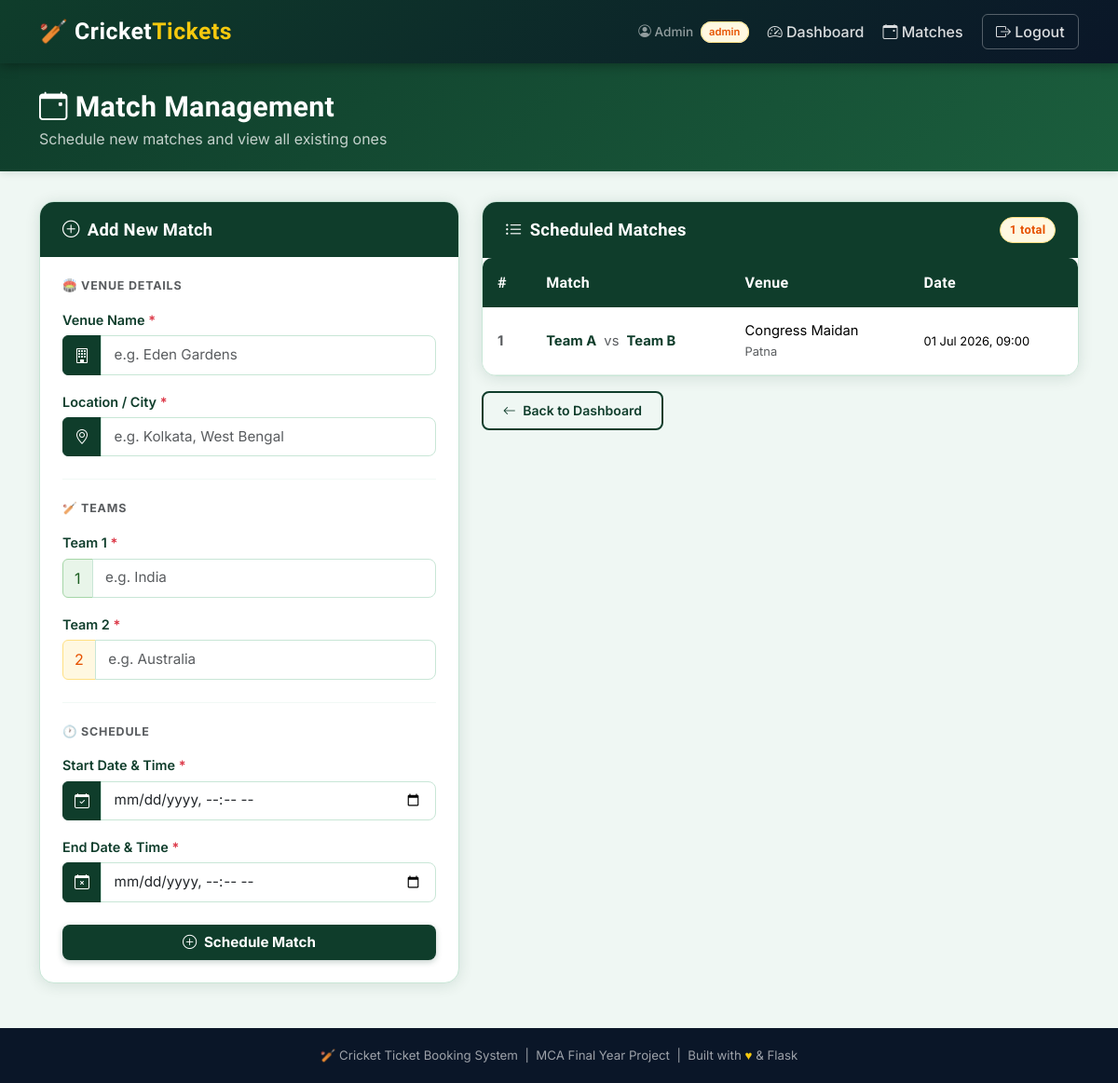
Screenshot of /matches (signed in) with the database file from the repository.
### models.py (models this page shows)
class User(UserMixin, db.Model):
    __tablename__ = "users"
    id = db.Column(db.Integer, primary_key=True)
    user_type = db.Column(db.String(20), nullable=False)  # audience/admin/verifystaff
    name = db.Column(db.String(100), nullable=False)
    email = db.Column(db.String(120), unique=True, nullable=False)
    mobile = db.Column(db.String(15), nullable=False)
    password_sha = db.Column(db.String(255), nullable=False)
    created_at = db.Column(db.DateTime, default=datetime.utcnow)

class Match(db.Model):
    __tablename__ = "matches"
    id = db.Column(db.Integer, primary_key=True)
    venue_id = db.Column(
        db.Integer,
        db.ForeignKey("venues.id"),
        nullable=False
    )
    team1_id = db.Column(
        db.Integer,
        db.ForeignKey("teams.id"),
        nullable=False
    )
    team2_id = db.Column(
        db.Integer,
        db.ForeignKey("teams.id"),
        nullable=False
    )
    start_time = db.Column(db.DateTime, nullable=False)
    end_time = db.Column(db.DateTime, nullable=False)
    booking_enabled = db.Column(db.Boolean, default=True)
    verification_enabled = db.Column(db.Boolean, default=True)
    venue = db.relationship("Venue")
    team1 = db.relationship("Team", foreign_keys=[team1_id])
    team2 = db.relationship("Team", foreign_keys=[team2_id])
    match_status = db.Column(
    db.String(20),
    default="UPCOMING"
    )

class Team(db.Model):
    __tablename__ = "teams"
    id = db.Column(db.Integer, primary_key=True)
    team_name = db.Column(db.String(100), nullable=False)

class Venue(db.Model):
    __tablename__ = "venues"
    id = db.Column(db.Integer, primary_key=True)
    venue_name = db.Column(db.String(100), nullable=False)
    location = db.Column(db.String(255), nullable=False)

### routes/admin.py (the view, shortened to what this page needs)
@admin_bp.route("/matches", methods=["GET", "POST"])
@login_required
def matches():
    if current_user.user_type != "admin":
        flash("Admin access required.")
        return redirect(url_for("auth.login"))
    matches = Match.query.order_by(Match.id.desc()).all()
    return render_template("matches.html", matches=matches)

### app.py (called while the page is built)
@login_manager.user_loader
def load_user(user_id):
    return db.session.get(User, int(user_id))

### templates/matches.html (shortened to what this page needs)
{% extends 'base.html' %}
{% block content %}
<div class="page-header">
  <div class="container">
    <h2><i class="bi bi-calendar-event me-2"></i>Match Management</h2>
    <p>Schedule new matches and view all existing ones</p>
  </div>
</div>
<div class="container pb-5">
  <div class="row g-4">
    <div class="col-lg-5">
      <div class="cb-card">
        <div class="cb-card-header">
          <i class="bi bi-plus-circle me-2"></i>Add New Match
        </div>
        <div class="cb-card-body">
          <form id="matchForm" method="POST" novalidate>
            <h6 class="text-muted text-uppercase fw-bold mb-3" style="font-size:.78rem;letter-spacing:.8px;">
              🏟️ Venue Details
            </h6>
            <div class="mb-3">
              <label class="form-label" for="venue_name">Venue Name <span class="text-danger">*</span></label>
              <div class="input-group">
                <span class="input-group-text"><i class="bi bi-building"></i></span>
                <input type="text" id="venue_name" name="venue_name"
                       class="form-control" placeholder="e.g. Eden Gardens"
                       minlength="3" maxlength="100" required>
              </div>
            </div>
            <div class="mb-3">
              <label class="form-label" for="location">Location / City <span class="text-danger">*</span></label>
              <div class="input-group">
                <span class="input-group-text"><i class="bi bi-geo-alt"></i></span>
                <input type="text" id="location" name="location"
                       class="form-control" placeholder="e.g. Kolkata, West Bengal"
                       minlength="3" maxlength="255" required>
              </div>
            </div>
            <hr class="divider">
            <h6 class="text-muted text-uppercase fw-bold mb-3" style="font-size:.78rem;letter-spacing:.8px;">
              🏏 Teams
            </h6>
            <div class="mb-3">
              <label class="form-label" for="team1">Team 1 <span class="text-danger">*</span></label>
              <div class="input-group">
                <span class="input-group-text" style="background:#e8f5e9;color:#1b5e20;border-color:#a5d6a7;">1</span>
                <input type="text" id="team1" name="team1"
                       class="form-control" placeholder="e.g. India"
                       minlength="2" maxlength="100" required>
              </div>
            </div>
            <div class="mb-3">
              <label class="form-label" for="team2">Team 2 <span class="text-danger">*</span></label>
              <div class="input-group">
                <span class="input-group-text" style="background:#fff8e1;color:#e65100;border-color:#ffe082;">2</span>
                <input type="text" id="team2" name="team2"
                       class="form-control" placeholder="e.g. Australia"
                       minlength="2" maxlength="100" required>
              </div>
            </div>
            <hr class="divider">
            <h6 class="text-muted text-uppercase fw-bold mb-3" style="font-size:.78rem;letter-spacing:.8px;">
              🕐 Schedule
            </h6>
            <div class="mb-3">
              <label class="form-label" for="start_time">Start Date & Time <span class="text-danger">*</span></label>
              <div class="input-group">
                <span class="input-group-text"><i class="bi bi-calendar-check"></i></span>
                <input type="datetime-local" id="start_time" name="start_time"
                       class="form-control" required>
              </div>
            </div>
            <div class="mb-4">
              <label class="form-label" for="end_time">End Date & Time <span class="text-danger">*</span></label>
              <div class="input-group">
                <span class="input-group-text"><i class="bi bi-calendar-x"></i></span>
                <input type="datetime-local" id="end_time" name="end_time"
                       class="form-control" required>
              </div>
            </div>
            <div class="d-grid">
              <button type="submit" class="btn btn-cricket py-2 fw-bold">
                <i class="bi bi-plus-circle me-1"></i> Schedule Match
              </button>
            </div>
          </form>
        </div>
      </div>
    </div>
    <div class="col-lg-7">
      <div class="cb-card">
        <div class="cb-card-header d-flex justify-content-between align-items-center">
          <span><i class="bi bi-list-ul me-2"></i>Scheduled Matches</span>
          <span class="cb-badge badge-upcoming">{{ matches|length }} total</span>
        </div>
        <div class="cb-card-body p-0">
          {% if matches %}
          <div class="table-responsive">
            <table class="table cb-table mb-0">
              <thead>
                <tr>
                  <th>#</th>
                  <th>Match</th>
                  <th>Venue</th>
                  <th>Date</th>
                </tr>
              </thead>
              <tbody>
                {% for m in matches %}
                <tr>
                  <td class="fw-bold text-muted">{{ m.id }}</td>
                  <td>
                    <span class="fw-bold text-cricket">{{ m.team1.team_name }}</span>
                    <span class="text-muted mx-1">vs</span>
                    <span class="fw-bold text-cricket">{{ m.team2.team_name }}</span>
                  </td>
                  <td>
                    {{ m.venue.venue_name }}<br>
                    <small class="text-muted">{{ m.venue.location }}</small>
                  </td>
                  <td>
                    <small>{{ m.start_time.strftime('%d %b %Y, %H:%M') if m.start_time else '—' }}</small>
                  </td>
                </tr>
                {% endfor %}
              </tbody>
            </table>
          </div>
          {% else %}
          <div class="text-center py-5 text-muted">
            <i class="bi bi-calendar2-x" style="font-size:2.5rem;"></i>
            <p class="mt-2">No matches scheduled yet. Add one using the form.</p>
          </div>
          {% endif %}
        </div>
      </div>
      <div class="mt-3">
        <a href="/dash_admin" class="btn btn-outline-cricket btn-sm">
          <i class="bi bi-arrow-left me-1"></i> Back to Dashboard
        </a>
      </div>
    </div>
  </div>
</div>
{% endblock %}

### templates/base.html (shortened to what this page needs)
<!DOCTYPE html>
<html lang="en">
<head>
  <link rel="stylesheet" href="https://cdn.jsdelivr.net/npm/bootstrap@5.3.2/dist/css/bootstrap.min.css">
  <link rel="stylesheet" href="https://cdn.jsdelivr.net/npm/bootstrap-icons@1.11.3/font/bootstrap-icons.min.css">
  <link rel="stylesheet" href="{{ url_for('static', filename='css/style.css') }}">
</head>
<body>
<nav class="navbar navbar-expand-lg navbar-cricket">
  <div class="container">
    <a class="navbar-brand" href="/">
      🏏 Cricket<span>Tickets</span>
    </a>
    <div class="collapse navbar-collapse" id="navMenu">
      <ul class="navbar-nav ms-auto align-items-lg-center gap-lg-1">
        {% if current_user.is_authenticated %}
          <li class="nav-item">
            <span class="nav-link" style="color:rgba(255,255,255,.55)!important; font-size:.85rem;">
              <i class="bi bi-person-circle"></i> {{ current_user.name }}
              <span class="cb-badge badge-upcoming ms-1" style="font-size:.7rem;">{{ current_user.user_type }}</span>
            </span>
          </li>
          {% if current_user.user_type == 'admin' %}
            <li class="nav-item"><a class="nav-link" href="/dash_admin"><i class="bi bi-speedometer2"></i> Dashboard</a></li>
            <li class="nav-item"><a class="nav-link" href="/matches"><i class="bi bi-calendar-event"></i> Matches</a></li>
          {% elif current_user.user_type == 'audience' %}
            <li class="nav-item"><a class="nav-link" href="/dash_user"><i class="bi bi-house"></i> Home</a></li>
            <li class="nav-item"><a class="nav-link" href="/my_tickets"><i class="bi bi-ticket-perforated"></i> My Tickets</a></li>
          {% elif current_user.user_type == 'verifystaff' %}
            <li class="nav-item"><a class="nav-link" href="/dash_verify"><i class="bi bi-shield-check"></i> Dashboard</a></li>
            <li class="nav-item"><a class="nav-link" href="/verify_ticket"><i class="bi bi-qr-code-scan"></i> Scan QR</a></li>
          {% endif %}
          <li class="nav-item ms-lg-2">
            <a class="nav-link" href="/logout" style="border:1px solid rgba(255,255,255,.3);border-radius:6px;padding:.35rem .9rem!important;">
              <i class="bi bi-box-arrow-right"></i> Logout
            </a>
          </li>
        {% endif %}
      </ul>
    </div>
  </div>
</nav>
<main>
{% block content %}{% endblock %}
</main>
<footer class="site-footer">
  <span>🏏</span> Cricket Ticket Booking System &nbsp;|&nbsp;
  MCA Final Year Project &nbsp;|&nbsp; Built with <span>♥</span> &amp; Flask
</footer>
</body>
</html>

### static/css/style.css (style rules this page uses)
:root { --cb-green: #0F3D2B; --cb-green-mid: #1B5E3D; --cb-green-light: #4CAF7D; --cb-gold: #F6C90E; --cb-gold-dark: #C9A800; --cb-dark: #0A1628; --cb-light: #EFF7F3; --cb-border: #C8E6D6; --cb-shadow: rgba(15,61,43,0.12); --cb-radius: 10px; --cb-radius-lg: 16px; }
body { font-family: 'Inter', sans-serif; background: var(--cb-light); color: #1a2e22; min-height: 100vh; display: flex; flex-direction: column; }
h1,h2,h3,h4,h5,.display-heading { font-family: 'Rajdhani', sans-serif; font-weight: 700; letter-spacing: 0.3px; }
main { flex: 1; }
.navbar-cricket { background: linear-gradient(135deg, var(--cb-green) 0%, var(--cb-dark) 100%); box-shadow: 0 2px 12px rgba(0,0,0,0.35); padding: 0.65rem 1rem; }
.navbar-cricket .navbar-brand { font-family: 'Rajdhani', sans-serif; font-size: 1.55rem; font-weight: 700; color: #fff !important; letter-spacing: 0.5px; }
.navbar-cricket .navbar-brand span { color: var(--cb-gold); }
.navbar-cricket .nav-link { color: rgba(255,255,255,0.85) !important; font-weight: 500; transition: color 0.2s; padding: 0.45rem 0.9rem; border-radius: 6px; }
.page-header { background: linear-gradient(135deg, var(--cb-green) 0%, var(--cb-green-mid) 100%); color: #fff; padding: 1.8rem 0 1.4rem; margin-bottom: 2rem; box-shadow: 0 2px 8px var(--cb-shadow); }
.page-header h2 { font-size: 1.9rem; margin: 0; color: #fff; }
.page-header p { color: rgba(255,255,255,0.75); margin: 0.25rem 0 0; }
.cb-card { background: #fff; border-radius: var(--cb-radius-lg); box-shadow: 0 2px 16px var(--cb-shadow); border: 1px solid var(--cb-border); overflow: hidden; }
.cb-card-header { background: var(--cb-green); color: #fff; padding: 1rem 1.5rem; font-family: 'Rajdhani', sans-serif; font-size: 1.15rem; font-weight: 700; letter-spacing: 0.3px; }
.cb-card-body { padding: 1.5rem; }
.cb-table { border-radius: var(--cb-radius); overflow: hidden; box-shadow: 0 2px 8px var(--cb-shadow); font-size: .92rem; }
.cb-table thead th { background: var(--cb-green); color: #fff; font-family: 'Rajdhani', sans-serif; font-size: 1rem; font-weight: 600; letter-spacing: 0.3px; border: none; padding: 0.9rem 1rem; }
.cb-table tbody td { padding: 0.85rem 1rem; vertical-align: middle; border-color: #e3f0e9; }
.form-label { font-weight: 600; color: var(--cb-green); font-size: .9rem; margin-bottom: .35rem; }
.form-control, .form-select { border: 1.5px solid var(--cb-border); border-radius: 8px; padding: .55rem .85rem; font-size: .95rem; transition: border-color .2s, box-shadow .2s; }
.input-group-text { background: var(--cb-green); color: #fff; border-color: var(--cb-green); }
.btn-cricket { background: var(--cb-green); color: #fff; border: none; border-radius: 8px; font-weight: 600; padding: .6rem 1.4rem; font-size: .95rem; transition: background 0.2s, transform 0.15s, box-shadow 0.2s; box-shadow: 0 2px 6px rgba(15,61,43,0.25); }
.btn-outline-cricket { border: 2px solid var(--cb-green); color: var(--cb-green); border-radius: 8px; font-weight: 600; background: transparent; padding: .55rem 1.3rem; transition: all .2s; }
.badge-upcoming { background:#fff8e1; color:#e65100; border:1px solid #ffe082; }
.cb-badge { padding: .3em .75em; border-radius: 20px; font-size: .8rem; font-weight: 600; }
.site-footer { background: var(--cb-dark); color: rgba(255,255,255,.6); text-align: center; padding: 1.2rem; font-size: .83rem; margin-top: auto; }
.site-footer span { color: var(--cb-gold); }
.text-cricket { color: var(--cb-green) !important; }
.divider { border-color: var(--cb-border); margin: 1.5rem 0; }

### rows the page displays
User: name "Admin", user_type "admin"
Match: id "1", team1.team_name "Team A", team2.team_name "Team B", venue.venue_name "Congress Maidan", venue.location "Patna", start_time "01 Jul 2026, 09:00"

### other values shown
{{ matches|length }} "1"
